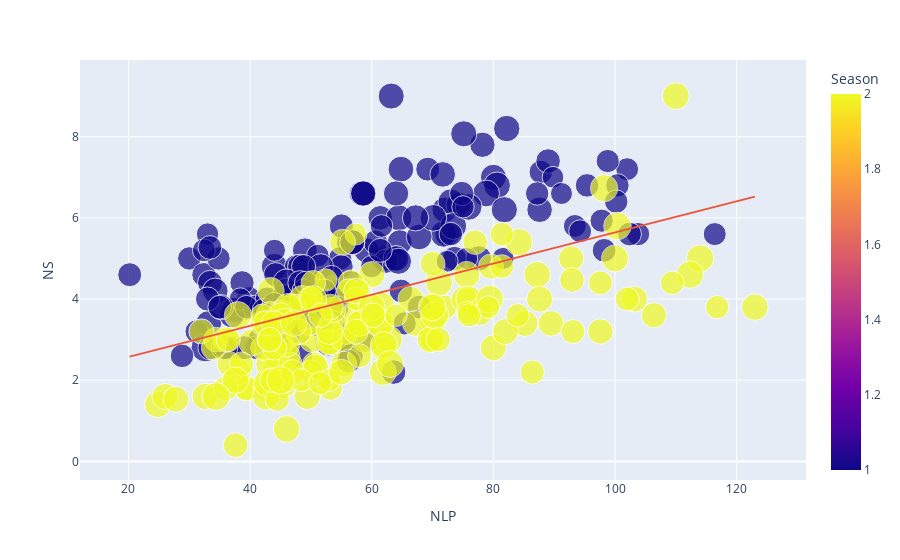

Write notebook code for a chart like this one.
### Markdown cell above
In this case we have choosen 2 variables with a strong correlation:

*   NLP. Number of Legumes per Plant
*   NS. Number of steams

We could use variables with higher correlation but the graphs doesn't seem to help a lot to classify the data.

### Code cell
fig = scatter_diagram(data,"NLP","NS","Season","MHG","Cultivar")
fig.show()

### Figure 1 — Plotly figure (JSON) as saved in the notebook; plotly's stock layout.template omitted (floating-point values rounded to 4 significant figures; data arrays with more than 128 entries replaced by an {"elided": "..."} marker saying what was removed)
{"data": [{"customdata": {"elided": "320x1 str values"}, "hovertemplate": "NLP=%{x}<br>NS=%{y}<br>MHG=%{marker.size}<br>Cultivar=%{customdata[0]}<br>Season=%{marker.color}<extra></extra>", "legendgroup": "", "marker": {"color": {"elided": "320 int values"}, "coloraxis": "coloraxis", "size": {"elided": "320 float values"}, "sizemode": "area", "sizeref": 0.54, "symbol": "circle"}, "mode": "markers", "name": "", "orientation": "v", "showlegend": false, "type": "scatter", "x": {"elided": "320 float values"}, "xaxis": "x", "y": {"elided": "320 float values"}, "yaxis": "y"}, {"hovertemplate": "<b>OLS trendline</b><br>NS = 0.0383474 * NLP + 1.80577<br>R<sup>2</sup>=0.272383<br><br>NLP=%{x}<br>NS=%{y} <b>(trend)</b><extra></extra>", "legendgroup": "", "marker": {"symbol": "circle"}, "mode": "lines", "name": "", "showlegend": false, "type": "scatter", "x": {"elided": "320 float values"}, "xaxis": "x", "y": {"elided": "320 float values"}, "yaxis": "y"}], "layout": {"coloraxis": {"colorbar": {"title": {"text": "Season"}}, "colorscale": [[0, "#0d0887"], [0.1111, "#46039f"], [0.2222, "#7201a8"], [0.3333, "#9c179e"], [0.4444, "#bd3786"], [0.5556, "#d8576b"], [0.6667, "#ed7953"], [0.7778, "#fb9f3a"], [0.8889, "#fdca26"], [1, "#f0f921"]]}, "legend": {"itemsizing": "constant", "tracegroupgap": 0}, "margin": {"t": 60}, "xaxis": {"anchor": "y", "domain": [0, 1], "title": {"text": "NLP"}}, "yaxis": {"anchor": "x", "domain": [0, 1], "title": {"text": "NS"}}}}
